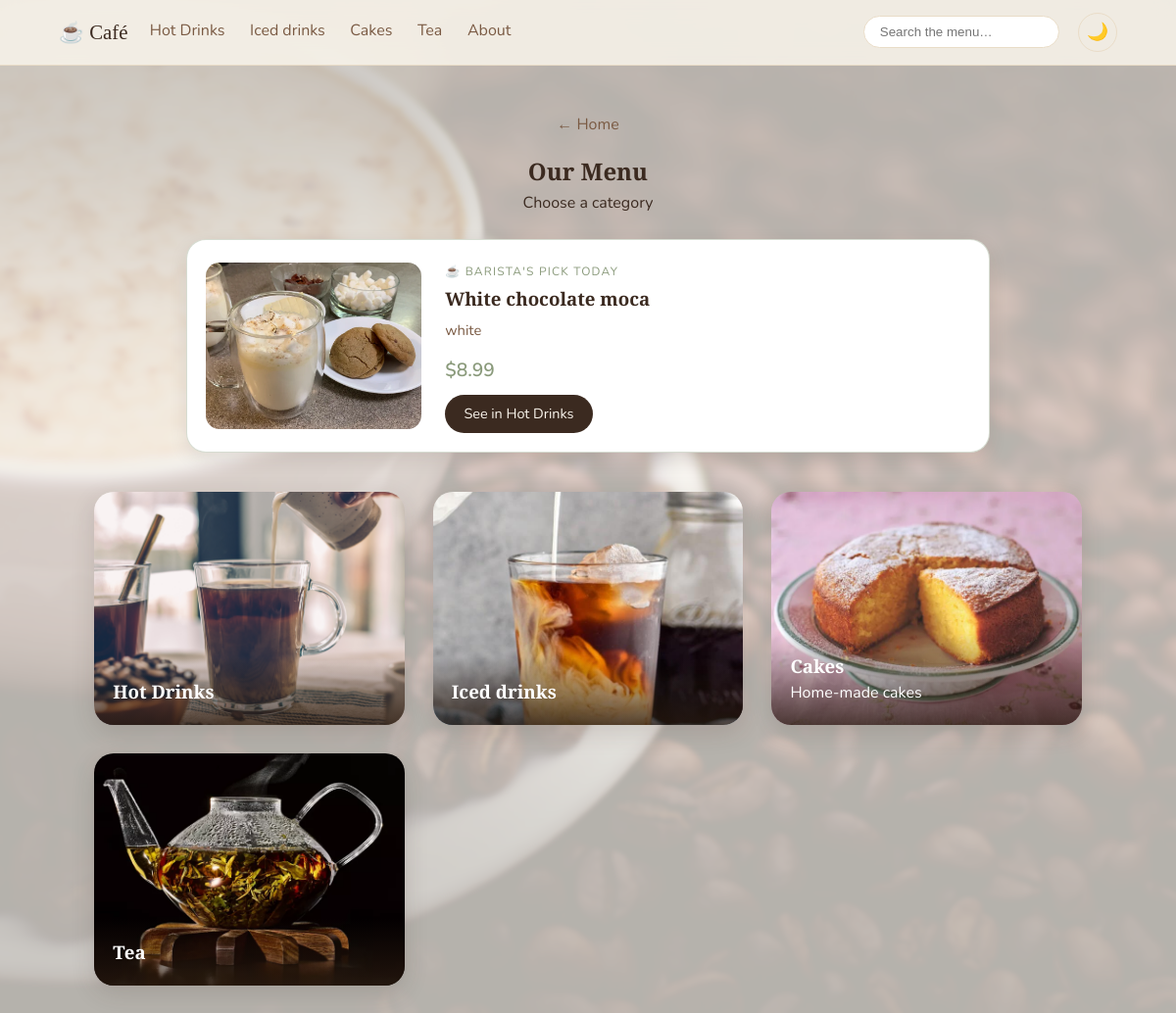
/coffee/, run on an earlier commit of the app's database.
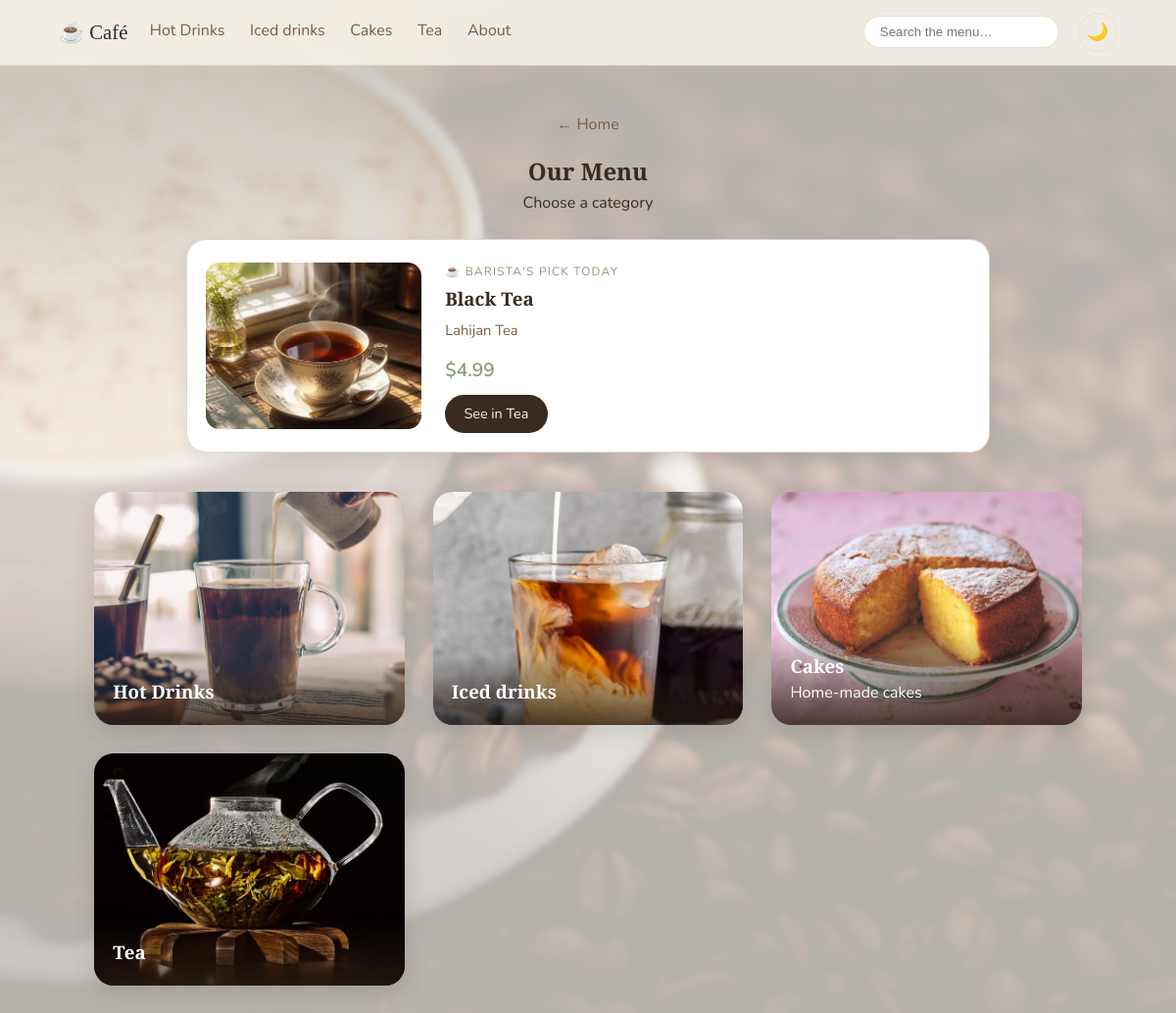
And on a later commit of the database.
### coffee/models.py (models this page shows, shortened)
class Product(models.Model):
    BADGES = [("", "None"), ("new", "New"), ("popular", "Popular"), ("seasonal", "Seasonal")]
    category = models.ForeignKey(Category, related_name="products", on_delete=models.CASCADE)
    name = models.CharField(max_length=100)
    ingredients = models.TextField(help_text="e.g. Espresso, steamed milk, foam")
    image = models.ImageField(upload_to="products/")
    price = models.DecimalField("Price (medium)", max_digits=6, decimal_places=2,
                                help_text="The regular price. For items without sizes, like cakes, this is the only price.")
    price_large = models.DecimalField("Price (large)", max_digits=6, decimal_places=2,
                                      null=True, blank=True,
                                      help_text="Leave empty if the item has no sizes")
    available = models.BooleanField(default=True, help_text="Untick when sold out; it will show greyed out")
    badge = models.CharField(max_length=10, choices=BADGES, blank=True)
    is_vegan = models.BooleanField("Vegan", default=False)
    is_caffeine_free = models.BooleanField("Caffeine-free", default=False)
    has_nuts = models.BooleanField("Contains nuts", default=False)
    has_dairy = models.BooleanField("Contains dairy", default=False)

class Category(models.Model):
    name = models.CharField(max_length=60)
    slug = models.SlugField(unique=True)
    description = models.CharField(max_length=140, blank=True)
    image = models.ImageField(upload_to="categories/")
    order = models.PositiveIntegerField(default=0)
    class Meta:
        ordering = ["order"]
        verbose_name_plural = "categories"
    def get_absolute_url(self):
        return reverse("category_detail", args=[self.slug])

### coffee/views.py (the view)
# urls.py: path("coffee/", views.categories, name="categories"),
def categories(request):
    pick, note = todays_pick()
    return render(request, "coffee/categories.html", {
        "categories": Category.objects.all(),
        "pick": pick, "pick_note": note,
    })

### coffee/context_processors.py (called while the page is built)
def nav_categories(request):
    return {"nav_categories": Category.objects.all()}

### coffee/views.py (called while the page is built)
def todays_pick():
    today = timezone.localdate()
    pick = DailyPick.objects.filter(date=today).select_related("product__category").first()
    if pick:
        return pick.product, pick.note
    products = list(Product.objects.filter(available=True)
                    .select_related("category").order_by("id"))
    if products:                       # fallback: rotate by date
        return products[today.toordinal() % len(products)], ""
    return None, ""

### coffee/templates/coffee/categories.html (shortened to what this page needs)
{% extends "coffee/base.html" %}
{% block content %}
<header class="page-header">
  <a class="back" href="{% url 'welcome' %}">← Home</a>
  <h2>Our Menu</h2>
  <p>Choose a category</p>
</header>
{% if pick %}
<section class="pick">
  <img src="{{ pick.image.url }}" alt="{{ pick.name }}">
  <div class="pick-text">
    <span class="tag">☕ Barista's pick today</span>
    <h3>{{ pick.name }}</h3>
    <p class="ingredients">{{ pick.ingredients }}</p>
    {% include "coffee/_prices.html" with p=pick %}
    <a class="btn-small" href="{% url 'category_detail' pick.category.slug %}">See in {{ pick.category.name }}</a>
  </div>
</section>
{% endif %}
<div class="grid categories">
  {% for c in categories %}
  <a class="category-card" href="{% url 'category_detail' c.slug %}">
    <img src="{{ c.image.url }}" alt="{{ c.name }}">
    <div class="overlay">
      <h3>{{ c.name }}</h3>
      <span>{{ c.description }}</span>
    </div>
  </a>
  {% endfor %}
</div>
{% endblock %}

### coffee/templates/coffee/_prices.html
<div class="prices">
  {% if p.price_large %}
    <span class="size"><small>Medium</small>${{ p.price }}</span>
    <span class="size"><small>Large</small>${{ p.price_large }}</span>
  {% else %}
    <span class="price">${{ p.price }}</span>
  {% endif %}
</div>

What changed in the data, as far as the page shows it:
no longer on this page (row unchanged): Product: image (picture), name "White chocolate moca", ingredients "white", price "8.99", category.name "Hot Drinks"
added Product: image (picture), name "Black Tea", ingredients "Lahijan Tea", price "4.99", category.name "Tea"
